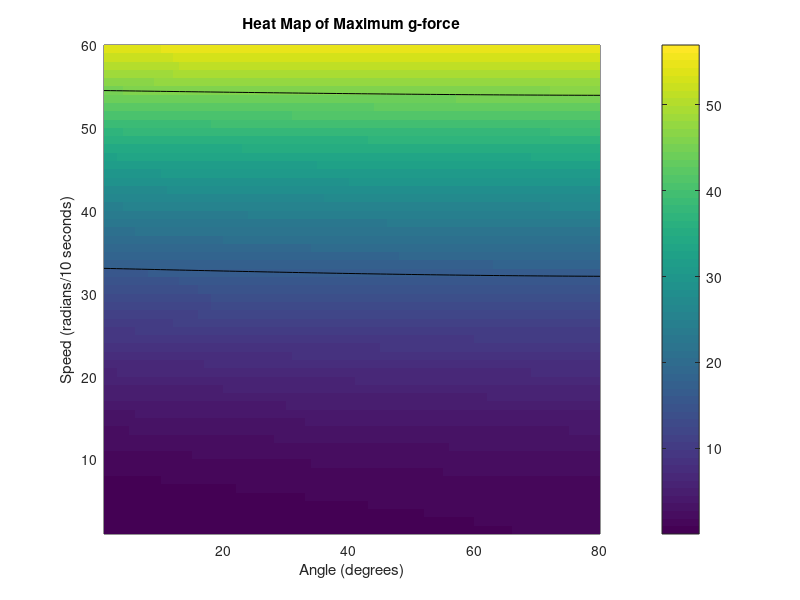

MATLAB code for this plot:
function stuff = ride()
    rideSpeedRad = 0; %rad/s
    gravity = 9.81; %m/s^2
    rideRadius = 15.25; %m
    personMass = 80.7; %kg, americans are fat
    angle = 0;
    
    rideSpeed = rideSpeedRad * rideRadius;
    
    bottoms = zeros(60, 80);
    tops = zeros(60, 80);
    
    increment = .1;
    
    for r = 1:60
        rideSpeedRad = rideSpeedRad + increment;
        rideSpeed = rideSpeedRad * rideRadius;
        gForce = rideSpeed^2 / rideRadius;
        for c = 1:80
            bottoms(r, c) = gForce + (gravity * sin(c*pi/180));
            tops(r, c) = gForce - (gravity * sin(c*pi/180));
        end
    end
    
%     plot(bottoms./gravity);
%     hold on;
%     plot(tops./gravity);
    h = pcolor(bottoms./gravity);
    colorbar;
    axis([1, 80, 1, 60]);
    set(h, 'EdgeColor', 'none');
    xlabel('Angle (degrees)');
    ylabel('Speed (radians/10 seconds)');
    title('Heat Map of Maximum g-force');
    hold on;
    contour(bottoms./gravity, [17, 46.2], 'LineColor', [0, 0, 0]);
end